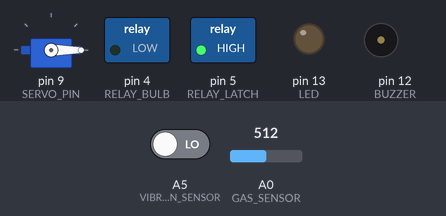
Bench run of a sketch on a simulated Arduino Uno, built with avr-gcc and run on an emulated ATmega328P. Parts: servo, switched loads named in the sketch (green lamp = pin HIGH), output pins drawn as LEDs (lit = HIGH), buzzer (waves = sounding, pin HIGH). Dashed ring = blinking. The inputs (shaded band) are chosen by the test bench; at power-on: A5 (VIBRATION_SENSOR) LOW, A0 (GAS_SENSOR) = 512. What the sketch prints to the serial monitor is not drawn.

Above: at 1.7 s.
1.8 s: A5 (VIBRATION_SENSOR) driven HIGH
At 5.6 s:
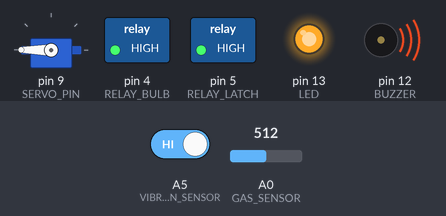
5.9 s: A5 (VIBRATION_SENSOR) driven LOW
At 7.5 s:
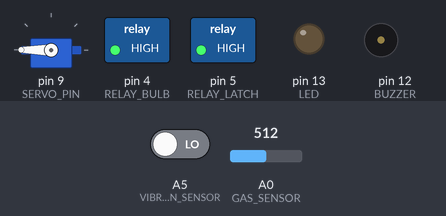
8.0 s: A5 (VIBRATION_SENSOR) driven HIGH
At 8.9 s:
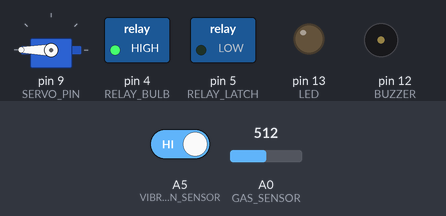
Timing chart, 0 to 12.0 s (numbered marks = the images above; inputs shaded):
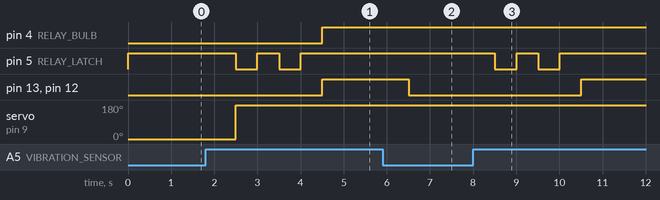

The sketch:

servoTestingWithVibrationSensor.ino
```cpp
// #include <Arduino.h>
// #include <Servo.h>

// #define VIBRATION_SENSOR A5
// #define GAS_SENSOR A0
// #define LED 13
// #define BUZZER 12
// #define SERVO_PIN 9
// #define RELAY_PIN 5    // Relay controls solenoid latch

// // Relay Logic (assuming active LOW relay)
// #define RELAY_ON LOW
// #define RELAY_OFF HIGH

// #define ON 1
// #define OFF 0

// int present_condition = 0;
// int previous_condition = 0;

// bool doorOpen = false;
// bool quakeOngoing = false;
// bool gasLeakDetected = false;

// unsigned long quakeEndTime = 0;
// const unsigned long cooldownDuration = 2000; // 2 seconds
// unsigned long lastGasCheckTime = 0;
// const unsigned long gasCheckInterval = 3000; // milliseconds

// Servo doorServo;

// // Solenoid latch activation - mimics turning a valve 3 times
// void activateSolenoidLatch(int times) {
//   for (int i = 0; i < times; i++) {
//     Serial.println("Relay in action");
//     digitalWrite(RELAY_PIN, RELAY_ON);   // Relay ON
//     delay(500);                          // Hold ON for 0.5 sec
//     digitalWrite(RELAY_PIN, RELAY_OFF);  // Relay OFF
//     delay(500);                          // 0.5 sec pause
//   }
// }

// void setup() {
//   Serial.begin(9600);
//   pinMode(VIBRATION_SENSOR, INPUT);
//   pinMode(GAS_SENSOR, INPUT);
//   pinMode(LED, OUTPUT);
//   pinMode(BUZZER, OUTPUT);
//   pinMode(RELAY_PIN, OUTPUT);

//   digitalWrite(RELAY_PIN, RELAY_ON); // Relay (fairy light) ON by default

//   doorServo.attach(SERVO_PIN);
//   doorServo.write(0); // Door closed initially
//   Serial.println("Setup complete. Door closed.");
// }

// void loop() {
//   unsigned long currentTime = millis();

//   // ----- EARTHQUAKE DETECTION -----
//   previous_condition = present_condition;
//   present_condition = digitalRead(VIBRATION_SENSOR);

//   if (present_condition == HIGH) {
//     if (!quakeOngoing) {
//       quakeOngoing = true;
//       doorOpen = true;
//       doorServo.write(180); // Open door
//       Serial.println("Vibration detected!\nDoor opened.");

//       activateSolenoidLatch(3); // Trigger solenoid 3 times
//     }

//     digitalWrite(LED, ON);
//     digitalWrite(BUZZER, ON);
//     quakeEndTime = currentTime;
//   } else {
//     digitalWrite(LED, OFF);
//     digitalWrite(BUZZER, OFF);
//   }

//   if (quakeOngoing && present_condition == LOW && (currentTime - quakeEndTime > cooldownDuration)) {
//     quakeOngoing = false;
//     doorOpen = false;
//     doorServo.write(0); // Close door
//     Serial.println("Earthquake ended. Door closed.");

//     digitalWrite(RELAY_PIN, RELAY_ON); // Turn relay ON (keep light on after earthquake)
//   }

//   // ----- GAS DETECTION (non-blocking) -----
//   if (currentTime - lastGasCheckTime >= gasCheckInterval) {
//     lastGasCheckTime = currentTime;

//     int gasValue = analogRead(GAS_SENSOR);
//     int gasPercentage = map(gasValue, 0, 1023, 0, 100);

//     Serial.print("Gas Concentration: ");
//     Serial.print(gasPercentage);
//     Serial.println("%");

//     if (gasValue > 400 && !gasLeakDetected) {
//       gasLeakDetected = true;
//       Serial.println("Leak detected, gas valve shut off.");
//     } else if (gasValue <= 400 && gasLeakDetected) {
//       gasLeakDetected = false;
//     }
//   }
// }


//------Golden code------


// #include <Servo.h>

// // Pin Definitions
// #define VIBRATION_SENSOR A5
// #define GAS_SENSOR A0
// #define LED 13
// #define BUZZER 12
// #define SERVO_PIN 9
// #define RELAY_PIN 5

// // Relay Logic (Active LOW)
// #define RELAY_ON LOW
// #define RELAY_OFF HIGH

// #define ON HIGH
// #define OFF LOW

// int present_condition = 0;
// int previous_condition = 0;

// bool quakeOngoing = false;
// bool doorOpenedOnce = false;

// unsigned long quakeEndTime = 0;
// const unsigned long cooldownDuration = 2000; // 2 seconds

// Servo doorServo;

// // Function to pulse solenoid latch via relay
// void activateSolenoidLatch(int times) {
//   for (int i = 0; i < times; i++) {
//     digitalWrite(RELAY_PIN, RELAY_ON);
//     delay(500);
//     digitalWrite(RELAY_PIN, RELAY_OFF);
//     delay(500);
//   }
// }

// void setup() {
//   Serial.begin(9600);

//   // Set pin modes
//   pinMode(VIBRATION_SENSOR, INPUT);
//   pinMode(LED, OUTPUT);
//   pinMode(BUZZER, OUTPUT);
//   pinMode(RELAY_PIN, OUTPUT);

//   // Initial states
//   digitalWrite(RELAY_PIN, RELAY_OFF);
//   digitalWrite(LED, OFF);
//   digitalWrite(BUZZER, OFF);

//   doorServo.attach(SERVO_PIN);
//   doorServo.write(0); // Start with door closed

//   Serial.println("System initialized. Waiting for vibration...");
// }

// void loop() {
//   unsigned long currentTime = millis();

//   previous_condition = present_condition;
//   present_condition = digitalRead(VIBRATION_SENSOR);

//   if (present_condition == HIGH) {
//     if (!quakeOngoing) {
//       quakeOngoing = true;

//       if (!doorOpenedOnce) {
//         doorOpenedOnce = true;
//         doorServo.write(180); // Open the door only once
//         Serial.println("Vibration detected: Door opened.");
//       }
//     }

//     // Solenoid latch activates EVERY TIME during earthquake
//     Serial.println("Earthquake or Aftershock detected: Latch triggered.");
//     activateSolenoidLatch(2); // In and out twice per detection

//     digitalWrite(LED, ON);
//     digitalWrite(BUZZER, ON);
//     quakeEndTime = currentTime;
//   } else {
//     digitalWrite(LED, OFF);
//     digitalWrite(BUZZER, OFF);
//   }

//   if (quakeOngoing && present_condition == LOW && (currentTime - quakeEndTime > cooldownDuration)) {
//     quakeOngoing = false;
//     Serial.println("Vibration ended.");
//   }
// }


// //------Golden code------


// Don't know if this got uploaded or not

// #include <Arduino.h>
// #include <Servo.h>

// #define VIBRATION_SENSOR A5
// #define GAS_SENSOR A0
// #define LED 13
// #define BUZZER 12
// #define SERVO_PIN 9
// #define RELAY_PIN 5

// #define RELAY_ON LOW
// #define RELAY_OFF HIGH

// #define ON 1
// #define OFF 0

// int present_condition = 0;
// int previous_condition = 0;

// bool quakeOngoing = false;
// bool servoMoved = false;

// Servo doorServo;

// // Function to activate solenoid latch twice
// void activateSolenoidLatch(int times) {
//   for (int i = 0; i < times; i++) {
//     digitalWrite(RELAY_PIN, RELAY_ON);
//     delay(500);
//     digitalWrite(RELAY_PIN, RELAY_OFF);
//     delay(500);
//   }
// }

// void setup() {
//   Serial.begin(9600);
//   pinMode(VIBRATION_SENSOR, INPUT);
//   pinMode(LED, OUTPUT);
//   pinMode(BUZZER, OUTPUT);
//   pinMode(RELAY_PIN, OUTPUT);

//   digitalWrite(RELAY_PIN, RELAY_OFF); // Initial state

//   doorServo.attach(SERVO_PIN);
//   doorServo.write(0); // Initial closed position
//   delay(500); // Stabilize
//   Serial.println("Setup complete.");
// }

// void loop() {
//   previous_condition = present_condition;
//   present_condition = digitalRead(VIBRATION_SENSOR);

//   if (present_condition == HIGH) {
//     if (!quakeOngoing) {
//       quakeOngoing = true;

//       // 🔁 Updated: Rotate servo only once
//       if (!servoMoved) {
//         doorServo.write(180);
//         servoMoved = true;
//         Serial.println("Servo rotated to 180°.");
//       }

//       activateSolenoidLatch(2); // Trigger latch twice for aftershocks

//       Serial.println("Vibration detected.");
//     }

//     digitalWrite(LED, ON);
//     digitalWrite(BUZZER, ON);
//   } else {
//     digitalWrite(LED, OFF);
//     digitalWrite(BUZZER, OFF);
//     quakeOngoing = false;
//   }
// }


// All together code


#include <Arduino.h>
#include <Servo.h>

#define VIBRATION_SENSOR A5
#define GAS_SENSOR A0
#define LED 13
#define BUZZER 12
#define SERVO_PIN 9
#define RELAY_LATCH 5   // Relay 1 - Solenoid Latch
#define RELAY_BULB 4    // Relay 2 - Bulb Shutoff

#define RELAY_ON LOW
#define RELAY_OFF HIGH

#define ON 1
#define OFF 0

int present_condition = 0;
int previous_condition = 0;

bool quakeOngoing = false;
bool servoMoved = false;

Servo doorServo;

// Function to activate solenoid latch (in/out)
void activateSolenoidLatch(int times) {
  for (int i = 0; i < times; i++) {
    digitalWrite(RELAY_LATCH, RELAY_ON);
    delay(500);
    digitalWrite(RELAY_LATCH, RELAY_OFF);
    delay(500);
  }
}

void setup() {
  Serial.begin(9600);
  pinMode(VIBRATION_SENSOR, INPUT);
  pinMode(GAS_SENSOR, INPUT);
  pinMode(LED, OUTPUT);
  pinMode(BUZZER, OUTPUT);
  pinMode(RELAY_LATCH, OUTPUT);
  pinMode(RELAY_BULB, OUTPUT);

  // Initial states
  digitalWrite(RELAY_LATCH, RELAY_OFF); // Latch off
  digitalWrite(RELAY_BULB, RELAY_ON);   // Bulb initially ON (connected to external AC)

  doorServo.attach(SERVO_PIN);
  doorServo.write(0); // Initial closed position
  delay(500);
  Serial.println("System ready.");
}

void loop() {
  // Earthquake detection
  previous_condition = present_condition;
  present_condition = digitalRead(VIBRATION_SENSOR);

  if (present_condition == HIGH) {
    if (!quakeOngoing) {
      quakeOngoing = true;

      // Open servo only once
      if (!servoMoved) {
        doorServo.write(180);
        servoMoved = true;
        Serial.println("Servo opened to 180°.");
      }

      activateSolenoidLatch(2); // Solenoid latch triggers twice

      digitalWrite(RELAY_BULB, RELAY_OFF); // Turn off bulb
      Serial.println("⚠️ Earthquake detected! Power shut off.");
    }

    digitalWrite(LED, ON);
    digitalWrite(BUZZER, ON);
  } else {
    quakeOngoing = false;
    digitalWrite(LED, OFF);
    digitalWrite(BUZZER, OFF);
  }

  // Gas sensor reading (MQ-2)
  int gasValue = analogRead(GAS_SENSOR);
  int gasPercent = map(gasValue, 0, 1023, 0, 100); // serial monitor

  Serial.print("Gas Concentration: ");
  Serial.print(gasPercent);
  Serial.println("%");

  delay(1000); // Slow down loop to make serial output readable
}
```

Measured:
- after the input at 1.8 s, pin 4 (RELAY_BULB), pin 13 (LED), pin 12 (BUZZER): LOW → HIGH after 2.7 s; pin 5 (RELAY_LATCH): alternates HIGH for 0.50 s and LOW for 0.50 s, 4 changes in all, then stays HIGH, starting after 0.70 s; servo on pin 9 (SERVO_PIN): 0° → 180° after 0.70 s
- after the input at 5.9 s, pin 13 (LED), pin 12 (BUZZER): HIGH → LOW after 0.61 s
- after the input at 8.0 s, pin 5 (RELAY_LATCH): alternates HIGH for 0.50 s and LOW for 0.50 s, 4 changes in all, then stays HIGH, starting after 0.51 s; pin 13 (LED), pin 12 (BUZZER): LOW → HIGH after 2.5 s
